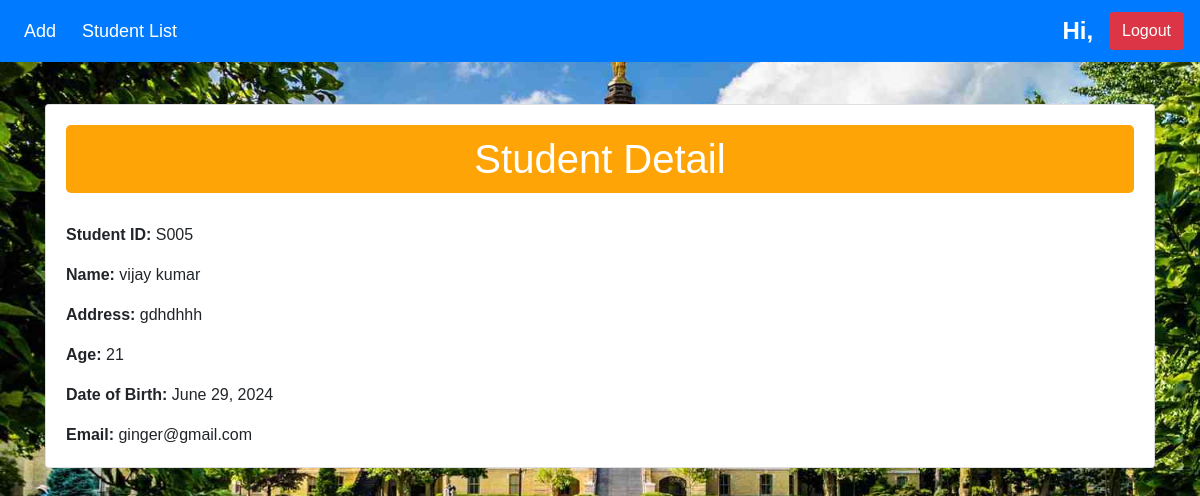
The app's page /11/ with its own data.
### students/models.py (models this page shows, shortened)
class Student(models.Model):
    student_id = models.CharField(max_length=4, unique=True, verbose_name='Student ID')
    name = models.CharField(max_length=100)
    address = models.TextField()
    age = models.IntegerField()
    date_of_birth = models.DateField()
    email = models.EmailField()
    class Meta:
        app_label = 'students'

### students/views.py (the view)
# urls.py: path('<int:pk>/', views.student_detail, name='student_detail'),
def student_detail(request, pk):
    student = get_object_or_404(Student, pk=pk)
    return render(request, 'students/student_detail.html', {'student': student})

### students/templates/students/student_detail.html (shortened to what this page needs)
{% load static %}
<!DOCTYPE html>
<html lang="en">
  <head>
    <link
      rel="stylesheet"
      href="https://stackpath.bootstrapcdn.com/bootstrap/4.5.2/css/bootstrap.min.css"
    />
    <link
      rel="stylesheet"
      type="text/css"
      href="{% static 'css/styles.css' %}"
    />
  </head>
  <body
    style="
      background-image: url('{% static 'bg1.jpg' %}');
      background-size: cover;
    "
  >
    {% include 'students/navbar.html' %}
    <div class="container mt-5">
      <div class="card">
        <div class="card-body">
          <h1 class="center-title display-5">Student Detail</h1>
          <p class="card-text">
            <strong>Student ID:</strong> {{ student.student_id }}
          </p>
          <p class="card-text"><strong>Name:</strong> {{ student.name }}</p>
          <p class="card-text">
            <strong>Address:</strong> {{ student.address }}
          </p>
          <p class="card-text"><strong>Age:</strong> {{ student.age }}</p>
          <p class="card-text">
            <strong>Date of Birth:</strong> {{ student.date_of_birth }}
          </p>
          <p class="card-text"><strong>Email:</strong> {{ student.email }}</p>
        </div>
      </div>
    </div>
  </body>
</html>

### students/static/css/styles.css (style rules this page uses)
.center-title { text-align: center; color: #fff; margin-bottom: 30px; background-color:#FFA407; padding: 10px; border-radius: 5px; }
body { font-family: Arial, sans-serif; background-color: #f8f9fa; padding: 20px; }
h1 { color: #343a40; }

### students/templates/students/navbar.html (style rules this page uses)
body { padding-top: 56px; }

### records on screen
Student: student_id "S005", name "vijay kumar", address "gdhdhhh", age "21", date_of_birth "June 29, 2024", email "ginger@gmail.com"
